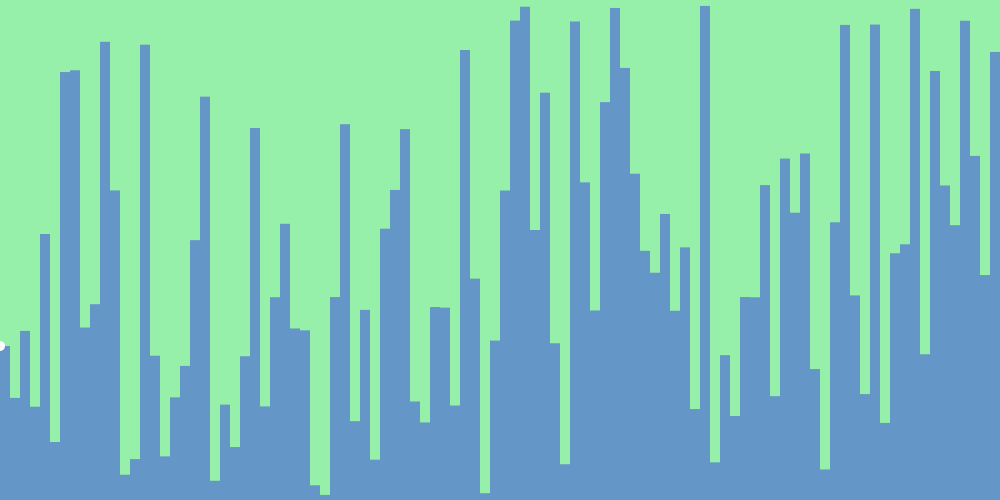
Frame 1 (no input)
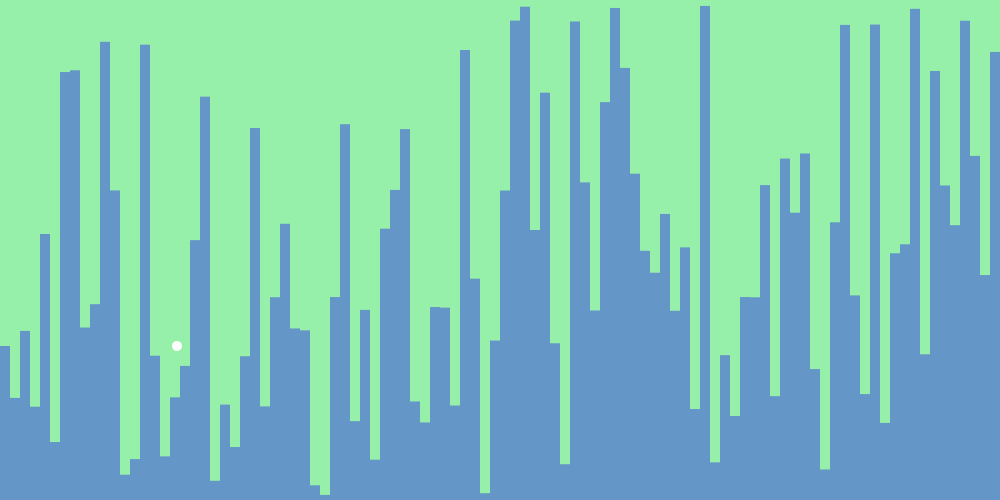
Frame 60 (the mouse pressed at the canvas centre just before this capture)
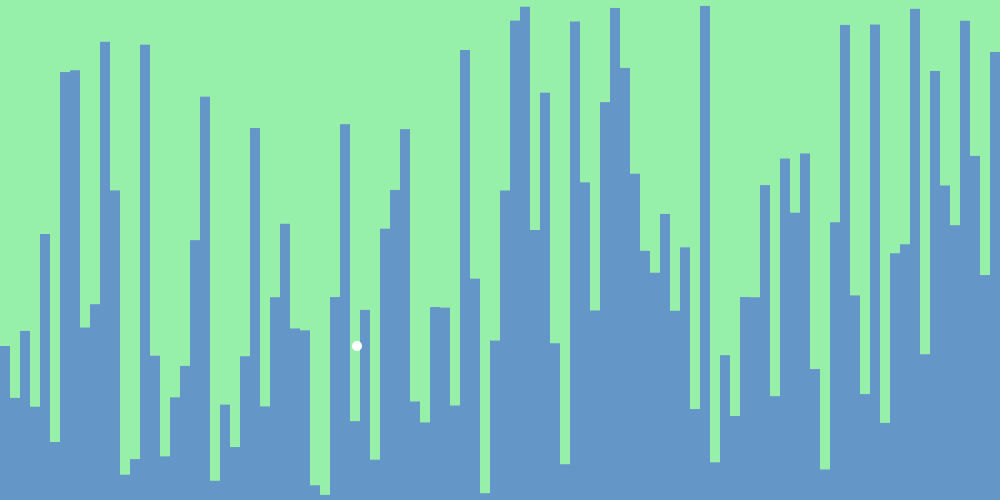
Frame 120 (the mouse held since frame 60 and released just before this capture)

The Processing sketch that drew these frames (run headless with seeded random() and noise(); from frame 60 on, the mouse is pressed at the canvas centre):

// Processing sketch: Week_8_Quiz
// ── Week_8_Quiz.pde
float[] values = {0.691985, 0.795794, 0.6617521, 0.8133859, 0.46798468, 0.8840414, 0.1441027, 0.14055121, 0.6550779, 0.6083902, 0.08358055, 0.38085133, 0.94942605, 0.9181809, 0.08933967, 0.7113727, 0.9127236, 0.7946792, 0.73184305, 0.48032027, 0.19331998, 0.96156573, 0.8092235, 0.89406, 0.7124853, 0.25608963, 0.81280166, 0.594475, 0.4475516, 0.6568898, 0.6606834, 0.9705857, 0.9898095, 0.594049, 0.24849492, 0.8422875, 0.6198024, 0.9193797, 0.45735377, 0.3799066, 0.2582633, 0.8029286, 0.8448993, 0.61408013, 0.61523986, 0.8110541, 0.10003924, 0.55735385, 0.9864199, 0.6811253, 0.3810436, 0.04112482, 0.013410926, 0.45997918, 0.18539858, 0.68651795, 0.92846656, 0.042951107, 0.3647117, 0.620978, 0.2042427, 0.015881836, 0.13584733, 0.34742516, 0.5015801, 0.5454508, 0.42790967, 0.6215074, 0.49465632, 0.8180565, 0.011841655, 0.92468226, 0.7103479, 0.8319569, 0.5940603, 0.5945724, 0.37014925, 0.79231834, 0.31712145, 0.4254008, 0.30698246, 0.73814327, 0.9389292, 0.44458085, 0.049805462, 0.5908275, 0.7881539, 0.049094856, 0.8458095, 0.5065281, 0.4885738, 0.017648816, 0.7085428, 0.14193028, 0.37093294, 0.45037812, 0.041483343, 0.3118266, 0.5501475, 0.10385203};
float barW;
float xPos;
float yPos;
float speed = 3;
float size;
PVector ellipsePos;

void setup()
{
  size(1000, 500);
  noStroke();
  ellipsePos = new PVector(0,height*values[0]);
  size = 10;
}

void draw()
{
  background(100, 150, 200);
  fill(150, 240, 170);
  for(int i = 0; i < values.length; i++)
  {
    barW = width/values.length;
    yPos = height*values[i];
    fill(150, 240, 170);
    rect(barW*i, 0, barW, yPos);
  }
  fill(255);
  ellipse(ellipsePos.x, ellipsePos.y, size, size);
  ellipsePos.x += speed;
  if(ellipsePos.x > width+size)
  {
    ellipsePos.x = -size;
  }
}
